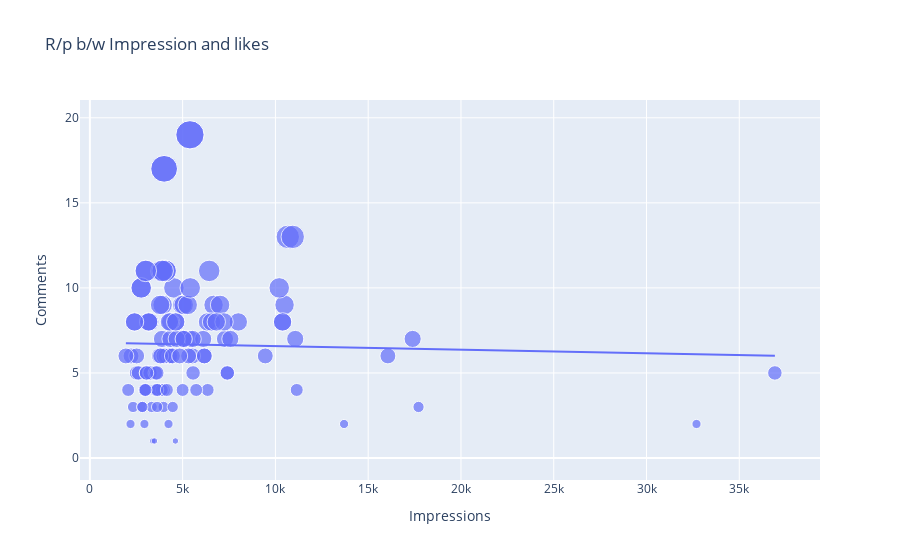

This figure's notebook cell:
### Code cell
fig = px.scatter(data_frame=instagram,x="Impressions",y="Comments",size="Comments",trendline="ols",title="R/p b/w Impression and likes")
fig.show()
